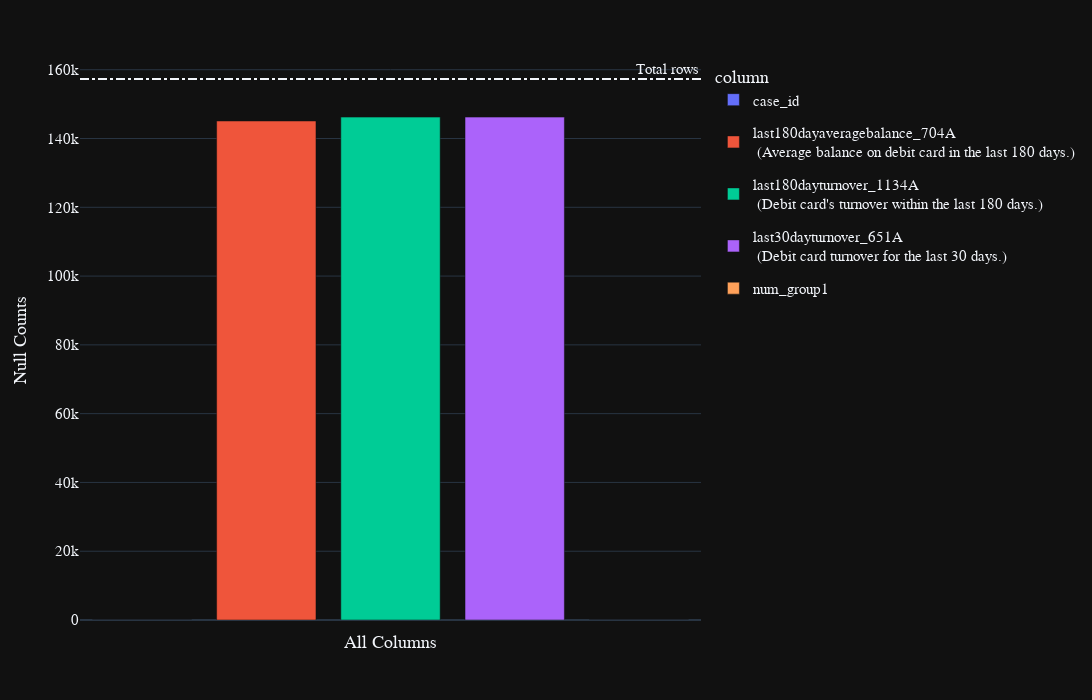

Notebook source saved alongside this figure:
### Code cell
train_debit = preprocess(21)
display(train_debit.fetch().head())
train_debit.pipe(plot_nulls)
print(gc.collect())

### Figure 1 — Plotly figure (JSON) as saved in the notebook; plotly's stock layout.template omitted (floating-point values rounded to 4 significant figures)
{"data": [{"alignmentgroup": "True", "customdata": [[0]], "hovertemplate": "<b>%{hovertext}</b><br><br>column=%{x}<br>null_counts=%{y}<br>percent=%{customdata[0]}<extra></extra>", "hovertext": ["case_id"], "legendgroup": "case_id", "marker": {"color": "#636efa", "pattern": {"shape": ""}}, "name": "case_id", "offsetgroup": "case_id", "orientation": "v", "showlegend": true, "textposition": "auto", "type": "bar", "x": ["case_id"], "xaxis": "x", "y": [0], "yaxis": "y"}, {"alignmentgroup": "True", "customdata": [[0.92]], "hovertemplate": "<b>%{hovertext}</b><br><br>column=%{x}<br>null_counts=%{y}<br>percent=%{customdata[0]}<extra></extra>", "hovertext": ["last180dayaveragebalance_704A <br> (Average balance on debit card in the last 180 days.)"], "legendgroup": "last180dayaveragebalance_704A <br> (Average balance on debit card in the last 180 days.)", "marker": {"color": "#EF553B", "pattern": {"shape": ""}}, "name": "last180dayaveragebalance_704A <br> (Average balance on debit card in the last 180 days.)", "offsetgroup": "last180dayaveragebalance_704A <br> (Average balance on debit card in the last 180 days.)", "orientation": "v", "showlegend": true, "textposition": "auto", "type": "bar", "x": ["last180dayaveragebalance_704A <br> (Average balance on debit card in the last 180 days.)"], "xaxis": "x", "y": [145086], "yaxis": "y"}, {"alignmentgroup": "True", "customdata": [[0.93]], "hovertemplate": "<b>%{hovertext}</b><br><br>column=%{x}<br>null_counts=%{y}<br>percent=%{customdata[0]}<extra></extra>", "hovertext": ["last180dayturnover_1134A <br> (Debit card's turnover within the last 180 days.)"], "legendgroup": "last180dayturnover_1134A <br> (Debit card's turnover within the last 180 days.)", "marker": {"color": "#00cc96", "pattern": {"shape": ""}}, "name": "last180dayturnover_1134A <br> (Debit card's turnover within the last 180 days.)", "offsetgroup": "last180dayturnover_1134A <br> (Debit card's turnover within the last 180 days.)", "orientation": "v", "showlegend": true, "textposition": "auto", "type": "bar", "x": ["last180dayturnover_1134A <br> (Debit card's turnover within the last 180 days.)"], "xaxis": "x", "y": [146221], "yaxis": "y"}, {"alignmentgroup": "True", "customdata": [[0.93]], "hovertemplate": "<b>%{hovertext}</b><br><br>column=%{x}<br>null_counts=%{y}<br>percent=%{customdata[0]}<extra></extra>", "hovertext": ["last30dayturnover_651A <br> (Debit card turnover for the last 30 days.)"], "legendgroup": "last30dayturnover_651A <br> (Debit card turnover for the last 30 days.)", "marker": {"color": "#ab63fa", "pattern": {"shape": ""}}, "name": "last30dayturnover_651A <br> (Debit card turnover for the last 30 days.)", "offsetgroup": "last30dayturnover_651A <br> (Debit card turnover for the last 30 days.)", "orientation": "v", "showlegend": true, "textposition": "auto", "type": "bar", "x": ["last30dayturnover_651A <br> (Debit card turnover for the last 30 days.)"], "xaxis": "x", "y": [146221], "yaxis": "y"}, {"alignmentgroup": "True", "customdata": [[0]], "hovertemplate": "<b>%{hovertext}</b><br><br>column=%{x}<br>null_counts=%{y}<br>percent=%{customdata[0]}<extra></extra>", "hovertext": ["num_group1"], "legendgroup": "num_group1", "marker": {"color": "#FFA15A", "pattern": {"shape": ""}}, "name": "num_group1", "offsetgroup": "num_group1", "orientation": "v", "showlegend": true, "textposition": "auto", "type": "bar", "x": ["num_group1"], "xaxis": "x", "y": [0], "yaxis": "y"}], "layout": {"annotations": [{"showarrow": false, "text": "Total rows", "x": 1, "xanchor": "right", "xref": "x domain", "y": 157302, "yanchor": "bottom", "yref": "y"}], "barmode": "relative", "height": 700, "legend": {"title": {"text": "column"}, "tracegroupgap": 10}, "margin": {"t": 60}, "shapes": [{"line": {"dash": "dashdot"}, "type": "line", "x0": 0, "x1": 1, "xref": "x domain", "y0": 157302, "y1": 157302, "yref": "y"}], "showlegend": true, "width": 3000, "xaxis": {"anchor": "y", "categoryarray": ["case_id", "last180dayaveragebalance_704A <br> (Average balance on debit card in the last 180 days.)", "last180dayturnover_1134A <br> (Debit card's turnover within the last 180 days.)", "last30dayturnover_651A <br> (Debit card turnover for the last 30 days.)", "num_group1"], "categoryorder": "array", "domain": [0, 1], "showticklabels": false, "title": {"text": "All Columns"}}, "yaxis": {"anchor": "x", "domain": [0, 1], "title": {"text": "Null Counts"}}}}
